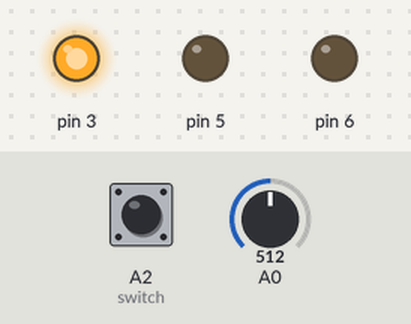
Simulated run of this sketch. Board: Arduino Uno, built with avr-gcc and run on an emulated ATmega328P. Shown: output pins drawn as LEDs (lit = HIGH). The inputs (shaded band) are chosen by the test bench; at power-on: A2 (switch) HIGH, A0 = 512.

Above: at 5.9 s.
6.0 s: A2 (switch) pulled LOW for 0.2 s
At 6.1 s:
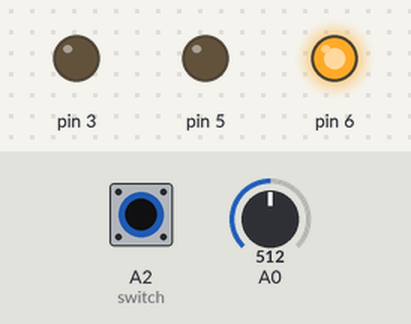
At 7.2 s:
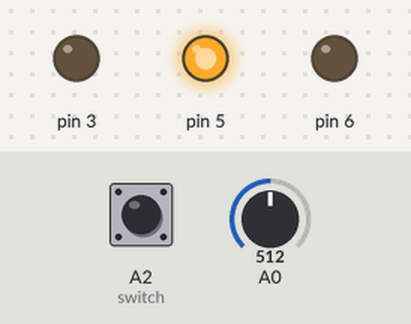
Timing chart, 0 to 12.8 s (numbered marks = the images above; inputs shaded):
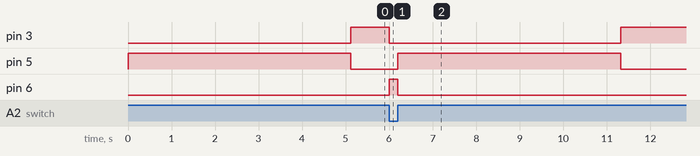

Measured:
- after the input at 6.0 s, pin 3: HIGH → LOW at once, → HIGH 5.3 s later; pin 5: LOW → HIGH after 0.20 s, → LOW 5.1 s later; pin 6: LOW → HIGH at once, → LOW 0.20 s later

The sketch:

sketch_june16_IMAssignment.ino
```cpp
/*
  Concept: Traffic light LEDs. A switch and potentiometer are used as sensors in this circuit, while three LEDs (red, yellow, green), are used as actuators.
  The red LED is connected to port 3, the yellow to port 5, and the green to port 6. When the switch is not pressed, only the green LED lights up.
  When the switch is pressed, only the yellow LED lights up for some time, after which only the red LED lights up. The input from the potentiometer
  is used to determine how long the yellow LED lights up for, before the red LED lights up.

  Name: Vee Nis Ling
  Due date: 16 June 2020
*/

void setup() {
  Serial.begin(9600);
  //initializes pin 6 for digital output (green LED)
  pinMode(6, OUTPUT);
}

void loop() {
  int pot = analogRead(A0);
  //  Serial.println(digitalRead(A2)); (for testing and debugging)
  delay(1);

  // if switch is not pressed, only the green LED lights up
  if (digitalRead(A2) == LOW) {
    analogWrite(3, 0);
    analogWrite(5, 0);
    digitalWrite(6, HIGH);
  }

  else { //when the switch is pressed
    //only the yellow LED lights up
    analogWrite(3, 0);
    analogWrite(5, 255);
    digitalWrite(6, LOW);
    delay(pot * 10); //delay determined by value of potentiometer input

    while (digitalRead(A2) == HIGH) { //while switch is still pressed but delay has passed
      //only the red LED lights up
      analogWrite(3, 255);
      analogWrite(5, 0);
      digitalWrite(6, LOW);
    }
  }
}
```
